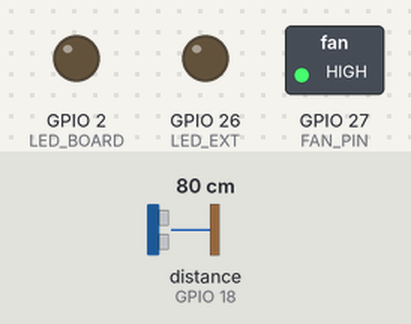
Bench run of a sketch on a simulated ESP32. Shown: switched loads named in the sketch (green lamp = pin HIGH), output pins drawn as LEDs (lit = HIGH). Wiring (inferred from the names in the program): ultrasonic range finder: trigger GPIO 5; echo GPIO 18. The test bench sets the inputs (shaded band); at power-on: distance to the obstacle (sensor on GPIO 18) 80 cm. The echo pulse lasts 58.3 µs per cm; WiFi joins after 1.5 s; servers stay silent unless stated; uploads are accepted with an empty reply; EEPROM starts erased; pins used as bus, display or sensor lines are not drawn; what the sketch prints to the serial monitor is not drawn.

Above: at 7.4 s.
7.5 s: distance to the obstacle (sensor on GPIO 18) set to 50 cm
9.0 s: distance to the obstacle (sensor on GPIO 18) set to 40 cm
At 10.4 s:
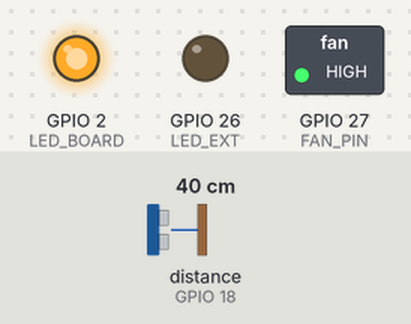
Timing chart, 0 to 12.0 s (numbered marks = the images above; inputs shaded):
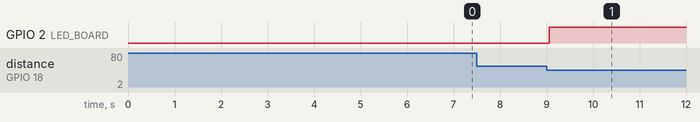

Measured:
- the behaviour switches between 46 and 45 cm on distance to the obstacle (sensor on GPIO 18) (found by bisection; images 0 and 1)
- after the input at 7.5 s, every drawn part: stays the same
- after the input at 9.0 s, GPIO 2 (LED_BOARD): LOW → HIGH after 0.06 s

The sketch:

esp_32.ino
```cpp
#include <WiFi.h>
#include <WebServer.h>
#include <ESPmDNS.h>
#include <HTTPClient.h>
#include <WiFiClient.h>
#include <Preferences.h>

const char* ssid     = "Pablo";
const char* password = "tinteamo";
const char* hostname = "esp32-bridge";

// Hostname del PC con backend (Windows publica <COMPUTERNAME>.local nativo)
const char* backendHost = "pablo";
const uint16_t backendPort = 8000;

#define LED_BOARD  2
#define LED_EXT    26
#define FAN_PIN    27
#define TRIG_PIN   5
#define ECHO_PIN   18
#define DETECTION_DISTANCE_CM 45

WebServer   server(80);
Preferences prefs;

// URL del backend en LAN. Se resuelve por mDNS al inicio y queda como http://<ip>:8000/
String backendUrl = "http://pablo.local:8000/";

bool  bulbOn         = false;
bool  fanOn          = false;
bool  motionDetected = false;
float lastDistanceCm = -1;

// ── FreeRTOS: cola de mensajes para el task HTTP ──────────────────────────────
struct HttpMsg {
  char url[128];
  char body[128];
};
QueueHandle_t httpQueue;

// Task HTTP — corre en core 0, nunca bloquea el loop del sensor
void httpTask(void* param) {
  HttpMsg msg;
  while (true) {
    if (xQueueReceive(httpQueue, &msg, portMAX_DELAY) == pdTRUE) {
      WiFiClient client;
      HTTPClient http;
      http.setTimeout(8000);
      if (http.begin(client, String(msg.url))) {
        http.addHeader("Content-Type", "application/json");
        int code = http.POST((uint8_t*)msg.body, strlen(msg.body));
        Serial.printf("[HTTP] %d → %s\n", code, msg.url);
        http.end();
      } else {
        Serial.println("[HTTP] begin falló: " + String(msg.url));
      }
    }
  }
}

// Encola un POST sin bloquear el loop
void asyncPost(const String& url, const String& body) {
  HttpMsg msg;
  url.toCharArray(msg.url, sizeof(msg.url));
  body.toCharArray(msg.body, sizeof(msg.body));
  xQueueSend(httpQueue, &msg, 0);  // no espera si la cola está llena
}

// ── Helpers ───────────────────────────────────────────────────────────────────

void sendCorsHeaders() {
  server.sendHeader("Access-Control-Allow-Origin",  "*");
  server.sendHeader("Access-Control-Allow-Methods", "GET, POST, OPTIONS");
  server.sendHeader("Access-Control-Allow-Headers", "Content-Type");
}

// LED interno (LED_BOARD, pin 2): se controla LOCALMENTE en el loop según el sensor.
// LED externo (LED_EXT, pin 26): solo lo controla el backend tras reconocer una cara.

void setLedInternal(bool on) {
  digitalWrite(LED_BOARD, on ? HIGH : LOW);
}

void setLedExternal(bool on) {
  bulbOn = on;
  digitalWrite(LED_EXT, on ? HIGH : LOW);
  Serial.println(on ? "💡 BOMBILLO EXTERNO ENCENDIDO" : "💡 BOMBILLO EXTERNO APAGADO");
}

void setFan(bool on) {
  fanOn = on;
  digitalWrite(FAN_PIN, on ? LOW : HIGH);
  Serial.println(on ? "🌀 VENTILADOR ON" : "🌀 VENTILADOR OFF");
}

// Resuelve <host>.local en la LAN. Devuelve "" si falla.
String resolveMdns(const char* host) {
  for (int i = 0; i < 8; i++) {
    IPAddress ip = MDNS.queryHost(host);
    if (ip != IPAddress(0, 0, 0, 0)) {
      return ip.toString();
    }
    Serial.printf("   mDNS intento %d: sin respuesta\n", i + 1);
    delay(500);
  }
  return "";
}

// Registro bloqueante (solo en setup y cada 60s — no importa si tarda)
void registerToBackend() {
  if (WiFi.status() != WL_CONNECTED) return;
  WiFiClient client;
  HTTPClient http;
  String url = backendUrl + "api/v1/esp/register";
  if (http.begin(client, url)) {
    http.addHeader("Content-Type", "application/json");
    String payload = "{\"device_type\": \"bridge\", \"ip\": \"" + WiFi.localIP().toString() + "\"}";
    int code = http.POST((uint8_t*)payload.c_str(), payload.length());
    Serial.println(code == 200 ? "✅ Bridge registrado" : "❌ Error registro: " + String(code));
    http.end();
  } else {
    Serial.println("❌ No se pudo abrir conexión al backend");
  }
}

// ── Endpoints ─────────────────────────────────────────────────────────────────

void handleOptions() { sendCorsHeaders(); server.send(200, "text/plain", ""); }

// /api/led controla SOLO el bombillo externo. El LED interno responde al sensor local.
void handleBulb() {
  sendCorsHeaders();
  if (server.method() == HTTP_POST) {
    String body = server.arg("plain");
    if (body.indexOf("\"state\"") >= 0)
      setLedExternal(body.indexOf("true") >= 0);
    else
      setLedExternal(!bulbOn);
  }
  server.send(200, "application/json",
              "{\"led\": " + String(bulbOn ? "true" : "false") + "}");
}

void handleFan() {
  sendCorsHeaders();
  if (server.method() == HTTP_POST) {
    String body = server.arg("plain");
    if (body.indexOf("\"state\"") >= 0)
      setFan(body.indexOf("true") >= 0);
    else
      setFan(!fanOn);
  }
  server.send(200, "application/json",
              "{\"fan\": " + String(fanOn ? "true" : "false") + "}");
}

void handleMotion() {
  sendCorsHeaders();
  server.send(200, "application/json",
    "{\"motion\": " + String(motionDetected ? "true" : "false") +
    ", \"distance\": " + String(lastDistanceCm, 1) + "}");
}

void handleConfig() {
  sendCorsHeaders();
  server.send(200, "application/json",
              "{\"backend_url\": \"" + backendUrl + "\"}");
}

// ── Setup ─────────────────────────────────────────────────────────────────────

void setup() {
  Serial.begin(115200);
  Serial.println("\n=== ESP32 Bridge ===");

  pinMode(LED_BOARD, OUTPUT); digitalWrite(LED_BOARD, LOW);
  pinMode(LED_EXT,   OUTPUT); digitalWrite(LED_EXT,   LOW);
  pinMode(FAN_PIN,   OUTPUT); digitalWrite(FAN_PIN,   HIGH);
  pinMode(TRIG_PIN,  OUTPUT); digitalWrite(TRIG_PIN,  LOW);
  pinMode(ECHO_PIN,  INPUT);

  // Override manual guardado por Serial (si existe). Si no, se usa el default.
  prefs.begin("config", true);
  String stored = prefs.getString("backend_url", "");
  prefs.end();
  if (stored.length() > 0) {
    backendUrl = stored;
    Serial.println("Backend URL guardado: " + backendUrl);
  }

  WiFi.begin(ssid, password);
  Serial.print("Conectando WiFi");
  while (WiFi.status() != WL_CONNECTED) { delay(500); Serial.print("."); }
  Serial.println("\nWiFi OK — IP: " + WiFi.localIP().toString());

  if (MDNS.begin(hostname)) {
    MDNS.addService("http", "tcp", 80);
    Serial.println("mDNS listo: http://esp32-bridge.local");
  }

  // Resuelve pablo.local → IP cada arranque (DHCP puede cambiarla)
  Serial.printf("Resolviendo %s.local por mDNS...\n", backendHost);
  String ip = resolveMdns(backendHost);
  if (ip.length() > 0) {
    backendUrl = "http://" + ip + ":" + String(backendPort) + "/";
    Serial.println("✅ Backend (mDNS): " + backendUrl);
  } else {
    Serial.println("⚠️  mDNS falló — usando: " + backendUrl);
  }

  server.on("/api/config", HTTP_GET,     handleConfig);
  server.on("/api/config", HTTP_OPTIONS, handleOptions);
  server.on("/api/led",    HTTP_GET,     handleBulb);
  server.on("/api/led",    HTTP_POST,    handleBulb);
  server.on("/api/led",    HTTP_OPTIONS, handleOptions);
  server.on("/api/fan",    HTTP_GET,     handleFan);
  server.on("/api/fan",    HTTP_POST,    handleFan);
  server.on("/api/fan",    HTTP_OPTIONS, handleOptions);
  server.on("/api/motion", HTTP_GET,     handleMotion);
  server.on("/api/motion", HTTP_OPTIONS, handleOptions);

  server.begin();
  Serial.println("Servidor listo");

  // Cola de 4 mensajes, task en core 0
  httpQueue = xQueueCreate(4, sizeof(HttpMsg));
  xTaskCreatePinnedToCore(httpTask, "httpTask", 8192, NULL, 1, NULL, 0);
  Serial.println("HTTP task iniciado en core 0");

  delay(500);
  registerToBackend();
}

// ── Loop (core 1) ─────────────────────────────────────────────────────────────

void loop() {
  server.handleClient();

  // Cambiar URL desde Serial Monitor (override permanente)
  if (Serial.available()) {
    String input = Serial.readStringUntil('\n');
    input.trim();
    if (input.startsWith("http")) {
      if (!input.endsWith("/")) input += "/";
      backendUrl = input;
      prefs.begin("config", false);
      prefs.putString("backend_url", backendUrl);
      prefs.end();
      Serial.println("✅ URL guardada: " + backendUrl);
      registerToBackend();
    } else if (input == "reset") {
      prefs.begin("config", false);
      prefs.remove("backend_url");
      prefs.end();
      Serial.println("✅ Preferences borradas (reinicia para re-resolver mDNS)");
    }
  }

  // HC-SR04 — lee sin bloquearse
  digitalWrite(TRIG_PIN, LOW);  delayMicroseconds(4);
  digitalWrite(TRIG_PIN, HIGH); delayMicroseconds(10);
  digitalWrite(TRIG_PIN, LOW);
  long duration = pulseIn(ECHO_PIN, HIGH, 23500);
  lastDistanceCm = (duration > 0) ? (duration * 0.034f) / 2.0f : -1;
  bool newMotion = (lastDistanceCm > 0 && lastDistanceCm <= DETECTION_DISTANCE_CM);

  // Reflejo INMEDIATO del sensor al LED interno (no espera al backend).
  // En el flanco de movimiento imprimimos el evento.
  if (newMotion != motionDetected) {
    setLedInternal(newMotion);
    Serial.println(newMotion ? "📡 MOVIMIENTO → LED interno ON" : "🌫️  Sin movimiento → LED interno OFF");
  }
  motionDetected = newMotion;

  static unsigned long lastLog = 0;
  if (millis() - lastLog >= 500) {
    lastLog = millis();
    Serial.printf("Dist: %.1f cm | motion: %s | bulb: %s | fan: %s\n",
                  lastDistanceCm,
                  motionDetected ? "SI" : "no",
                  bulbOn ? "ON" : "off",
                  fanOn  ? "ON" : "off");
  }

  // Push al backend cada 500ms — no bloqueante
  static unsigned long lastPush = 0;
  if (millis() - lastPush >= 500) {
    lastPush = millis();
    if (WiFi.status() == WL_CONNECTED) {
      String body = "{\"motion\": " + String(motionDetected ? "true" : "false") +
                    ", \"distance\": " + String(lastDistanceCm, 1) + "}";
      asyncPost(backendUrl + "api/v1/esp/motion", body);
    }
  }

  // Re-registro cada 60s
  static unsigned long lastReg = 0;
  if (millis() - lastReg > 60000) { lastReg = millis(); registerToBackend(); }

  delay(60);
}
```
